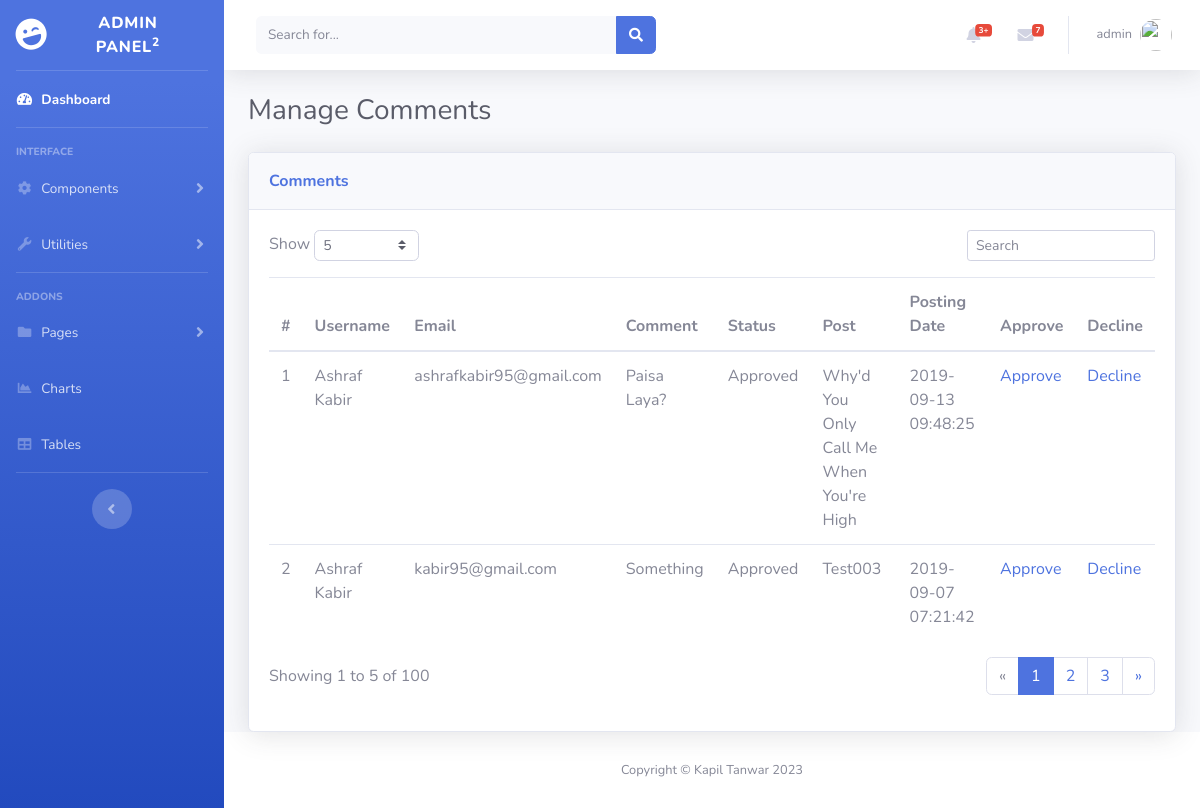
/admin/manage-comments.php (signed in), run on the app's committed database.
### tables this page shows
CREATE TABLE `comments` (
  `id` bigint(255) NOT NULL,
  `postid` int(100) NOT NULL,
  `name` varchar(255) NOT NULL,
  `email` varchar(255) NOT NULL,
  `comment` mediumtext NOT NULL,
  `postingdate` timestamp NOT NULL DEFAULT current_timestamp(),
  `status` int(1) NOT NULL,
  `creationdate` timestamp NOT NULL DEFAULT current_timestamp(),
  `updationdate` timestamp NULL DEFAULT NULL ON UPDATE current_timestamp()
);

CREATE TABLE `posts` (
  `id` int(11) NOT NULL,
  `title` varchar(255) NOT NULL,
  `grabber` varchar(255) NOT NULL,
  `category` varchar(255) NOT NULL,
  `description` longtext NOT NULL,
  `username` varchar(255) NOT NULL,
  `image1` varchar(120) NOT NULL,
  `userid` bigint(255) DEFAULT NULL,
  `creationdate` timestamp NOT NULL DEFAULT current_timestamp(),
  `updationdate` timestamp NULL DEFAULT NULL ON UPDATE current_timestamp(),
  `status` int(11) NOT NULL
);

### admin/manage-comments.php (the view, shortened to what this page needs)
<?php
include('includes/config.php');
if (strlen($_SESSION['alogin']) == 0) {
    header('location: login.php');
} else {
    ?>
    <!DOCTYPE html>
    <html lang="en">
    <head>
        <link href="vendor/fontawesome-free/css/all.min.css" rel="stylesheet" type="text/css">
        <link href="css/sb-admin-2.min.css" rel="stylesheet">
    </head>
    <body id="page-top">
        <div id="wrapper">
            <?php include "includes/sidebar.php"; ?>
            <div id="content-wrapper" class="d-flex flex-column">
                <div id="content">
                    <?php include "includes/header.php"; ?>
                    <div class="container-fluid">
                        <h3 class="text-dark mb-4">Manage Comments</h3>
                        <div class="card shadow">
                            <div class="card-header py-3">
                                <p class="text-primary m-0 font-weight-bold">Comments</p>
                            </div>
                            <div class="card-body">
                                <div class="row">
                                    <div class="col-md-6 text-nowrap">
                                        <div id="dataTable_length" class="dataTables_length" aria-controls="dataTable">
                                            <label>Show&nbsp;<select
                                                    class="form-control form-control-sm custom-select custom-select-sm">
                                                    <option value="5" selected="">5</option>
                                                </select>&nbsp;</label></div>
                                    </div>
                                    <div class="col-md-6">
                                        <div class="text-md-right dataTables_filter" id="dataTable_filter"><label><input
                                                    type="search" class="form-control form-control-sm"
                                                    aria-controls="dataTable" placeholder="Search"></label></div>
                                    </div>
                                </div>
                                <div class="table-responsive table mt-2" id="dataTable" role="grid"
                                     aria-describedby="dataTable_info">
                                    <table class="table dataTable my-0" id="dataTable">
                                        <thead>
                                        <tr>
                                            <th>#</th>
                                            <th>Username</th>
                                            <th>Email</th>
                                            <th>Comment</th>
                                            <th>Status</th>
                                            <th>Post</th>
                                            <th>Posting Date</th>
                                            <th>Approve</th>
                                            <th>Decline</th>
                                        </tr>
                                        </thead>
                                        <tbody>
                                        <?php
                                        $sql = "SELECT comments.id,comments.name,comments.email,comments.postingdate,comments.comment,comments.status,posts.id AS pid,posts.title FROM comments JOIN posts ON posts.id=comments.postid ORDER BY comments.id DESC";
                                        $query = $dbh->prepare($sql);
                                        $query->execute();
                                        $results = $query->fetchAll(PDO::FETCH_OBJ);
                                        $cnt = 1;
                                        if ($query->rowCount() > 0) {
                                            foreach ($results as $result) { ?>
                                                <tr>
                                                    <td><?php echo htmlentities($cnt); ?></td>
                                                    <td><?php echo htmlentities($result->name); ?></td>
                                                    <td><?php echo htmlentities($result->email); ?></td>
                                                    <td><?php echo htmlentities($result->comment); ?></td>
                                                    <?php
                                                    $sts4 = htmlentities($result->status);
                                                    if ($sts4 == 0) { ?>
                                                        <td>Pending</td>
                                                    <?php } elseif ($sts4 == 1) { ?>
                                                        <td>Approved</td>
                                                    <?php } elseif ($sts4 == 2) { ?>
                                                        <td>Unapproved</td>
                                                    <?php } else { ?>
                                                        <td>Unknown</td>
                                                    <?php } ?>
                                                    <td><?php echo htmlentities($result->title); ?></td>
                                                    <td><?php echo htmlentities($result->postingdate); ?></td>
                                                    <td><a href="manage-comments.php?aid=<?php echo $result->id; ?>"
                                                           onclick="return confirm('Do you want to approve this comment?');">Approve</a>
                                                    <td><a href="manage-comments.php?did=<?php echo $result->id; ?>"
                                                           onclick="return confirm('Do you want to decline this comment?');">Decline</a>
                                                    </td>
                                                </tr>
                                                <?php $cnt = $cnt + 1;
                                            }
                                        } ?>
                                        </tbody>
                                    </table>
                                </div>
                                <div class="row">
                                    <div class="col-md-6 align-self-center">
                                        <p id="dataTable_info" class="dataTables_info" role="status" aria-live="polite">
                                            Showing 1 to 5 of 100</p>
                                    </div>
                                    <div class="col-md-6">
                                        <nav class="d-lg-flex justify-content-lg-end dataTables_paginate paging_simple_numbers">
                                            <ul class="pagination">
                                                <li class="page-item disabled"><a class="page-link" href="#"
                                                                                  aria-label="Previous"><span
                                                            aria-hidden="true">«</span></a></li>
                                                <li class="page-item active"><a class="page-link" href="#">1</a></li>
                                                <li class="page-item"><a class="page-link" href="#">2</a></li>
                                                <li class="page-item"><a class="page-link" href="#">3</a></li>
                                                <li class="page-item"><a class="page-link" href="#"
                                                                         aria-label="Next"><span
                                                            aria-hidden="true">»</span></a></li>
                                            </ul>
                                        </nav>
                                    </div>
                                </div>
                            </div>
                        </div>
                    </div>
                </div>
                <?php include "includes/footer.php"; ?>
            </div>
        </div>
    </body>
    </html>
<?php } ?>

### admin/includes/header.php (shortened to what this page needs)
<nav class="navbar navbar-expand navbar-light bg-white topbar mb-4 static-top shadow">
    <form class="d-none d-sm-inline-block form-inline mr-auto ml-md-3 my-2 my-md-0 mw-100 navbar-search">
        <div class="input-group">
            <input type="text" class="form-control bg-light border-0 small" placeholder="Search for..."
                   aria-label="Search" aria-describedby="basic-addon2">
            <div class="input-group-append">
                <button class="btn btn-primary" type="button">
                    <i class="fas fa-search fa-sm"></i>
                </button>
            </div>
        </div>
    </form>
    <ul class="navbar-nav ml-auto">
        <li class="nav-item dropdown no-arrow mx-1">
            <a class="nav-link dropdown-toggle" href="#" id="alertsDropdown" role="button"
               data-toggle="dropdown" aria-haspopup="true" aria-expanded="false">
                <i class="fas fa-bell fa-fw"></i>
                <span class="badge badge-danger badge-counter">3+</span>
            </a>
        </li>
        <li class="nav-item dropdown no-arrow mx-1">
            <a class="nav-link dropdown-toggle" href="#" id="messagesDropdown" role="button"
               data-toggle="dropdown" aria-haspopup="true" aria-expanded="false">
                <i class="fas fa-envelope fa-fw"></i>
                <span class="badge badge-danger badge-counter">7</span>
            </a>
        </li>
        <li class="nav-item dropdown no-arrow">
            <a class="nav-link dropdown-toggle" href="#" id="userDropdown" role="button"
               data-toggle="dropdown" aria-haspopup="true" aria-expanded="false">
                <span class="mr-2 d-none d-lg-inline text-gray-600 small">
                    <?php
                    $email = $_SESSION['alogin'];
                    $sql2 = "SELECT `username` FROM `admin` WHERE `email`=:email;";
                    $query = $dbh->prepare($sql2);
                    $query->bindParam(':email', $email, PDO::PARAM_STR);
                    $query->execute();
                    $results = $query->fetchAll(PDO::FETCH_OBJ);
                    if ($query->rowCount() > 0) {
                        foreach ($results as $result) {
                            echo $result->username;
                        }
                    }
                    ?></span>
                <img class="img-profile rounded-circle"
                     src="https://source.unsplash.com/QAB-WJcbgJk/60x60">
            </a>
        </li>
    </ul>
</nav>

### data on the page
comments: name "Ashraf Kabir", email "ashrafkabir95@gmail.com", comment "Paisa Laya?", status "Approved", postid.title "Why'd You Only Call Me When You're High", postingdate "2019-09-13 09:48:25"
comments: name "Ashraf Kabir", email "kabir95@gmail.com", comment "Something", status "Approved", postid.title "Test003", postingdate "2019-09-07 07:21:42"

### other printed values
$result->username "admin"
